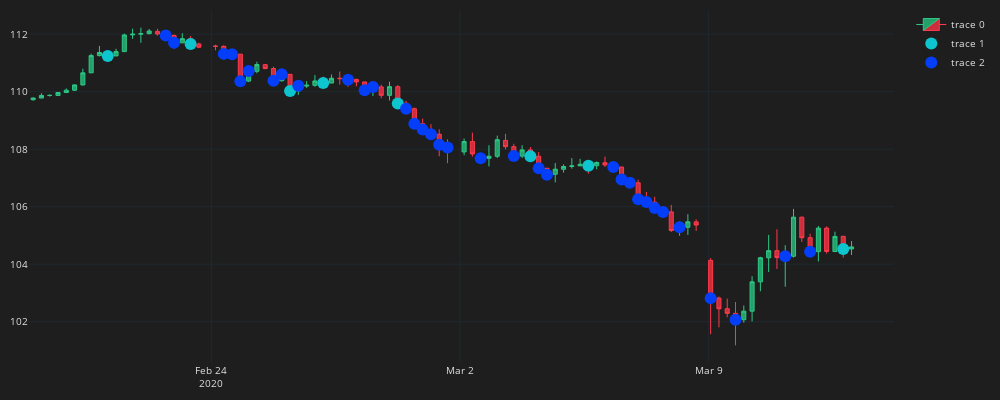

Notebook code cell kept with this figure:
### Code cell
fig = go.Figure()
fig.add_trace(go.Candlestick(
    x=df_plot.time, open=df_plot.mid_o, high=df_plot.mid_h, low = df_plot.mid_l, close=df_plot.mid_c,
    line=dict(width=1), opacity=1,
    increasing_fillcolor="#24A06B",
    decreasing_fillcolor="#CC2E3C",
    increasing_line_color="#2EC886",
    decreasing_line_color="#FF3A4C"
    ))

fig.add_trace(go.Scatter(
    x=df_buys.time,
    y=df_buys.mid_c,
    mode='markers',
    marker=dict(color="#0ec4ce", size=12),
    
))
fig.add_trace(go.Scatter(
    x=df_sells.time,
    y=df_sells.mid_c,
    mode='markers',
    marker=dict(color="#043ef9", size=12)
))


fig.update_layout(width=1000, height=400, paper_bgcolor = "#1e1e1e", plot_bgcolor = "#1e1e1e",
                margin=dict(l=10, b=10, t=10, r=10), 
                font=dict(size=10, color="#e1e1e1"))
fig.update_xaxes(gridcolor="#1f292f",
                showgrid=True,
                fixedrange=True,
                rangeslider=dict(visible=False),
                rangebreaks=[
                    dict(bounds=["sat", "mon"])
                    ]
                )
fig.update_yaxes(gridcolor="#1f292f",
                showgrid=True)
